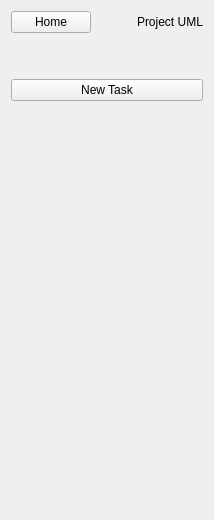
         <widget class="QWidget" name="ProjectSideMainPage">
          <layout class="QVBoxLayout" name="verticalLayout_22">
           <item>
            <layout class="QGridLayout" name="gridLayout_15">
             <item row="1" column="1">
              <spacer name="horizontalSpacer_18">
               <property name="orientation">
                <enum>Qt::Horizontal</enum>
               </property>
               <property name="sizeHint" stdset="0">
                <size>
                 <width>40</width>
                 <height>20</height>
                </size>
               </property>
              </spacer>
             </item>
             <item row="1" column="0">
              <widget class="QPushButton" name="ProjectHomeButton">
               <property name="text">
                <string>Home</string>
               </property>
              </widget>
             </item>
             <item row="1" column="2">
              <widget class="QLabel" name="ProjectNameLabel">
               <property name="text">
                <string>Project UML</string>
               </property>
              </widget>
             </item>
             <item row="2" column="2">
              <spacer name="verticalSpacer_16">
               <property name="orientation">
                <enum>Qt::Vertical</enum>
               </property>
               <property name="sizeHint" stdset="0">
                <size>
                 <width>20</width>
                 <height>40</height>
                </size>
               </property>
              </spacer>
             </item>
            </layout>
           </item>
           <item>
            <widget class="QPushButton" name="ProjectNewTaskButton">
             <property name="text">
              <string>New Task</string>
             </property>
            </widget>
           </item>
           <item>
            <spacer name="verticalSpacer_49">
             <property name="orientation">
              <enum>Qt::Vertical</enum>
             </property>
             <property name="sizeHint" stdset="0">
              <size>
               <width>20</width>
               <height>40</height>
              </size>
             </property>
            </spacer>
           </item>
           <item>
            <spacer name="verticalSpacer_17">
             <property name="orientation">
              <enum>Qt::Vertical</enum>
             </property>
             <property name="sizeHint" stdset="0">
              <size>
               <width>20</width>
               <height>368</height>
              </size>
             </property>
            </spacer>
           </item>
          </layout>
         </widget>
